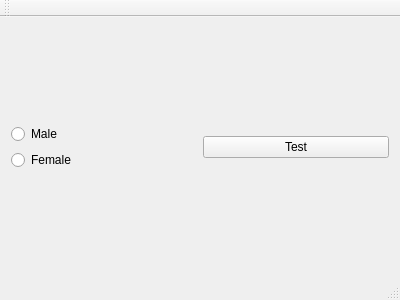
<?xml version="1.0" encoding="UTF-8"?>
<ui version="4.0">
 <class>radioButton</class>
 <widget class="QMainWindow" name="radioButton">
  <property name="geometry">
   <rect>
    <x>0</x>
    <y>0</y>
    <width>400</width>
    <height>300</height>
   </rect>
  </property>
  <property name="windowTitle">
   <string>radioButton</string>
  </property>
  <widget class="QWidget" name="centralWidget">
   <layout class="QVBoxLayout" name="verticalLayout_2">
    <item>
     <layout class="QHBoxLayout" name="horizontalLayout">
      <item>
       <layout class="QVBoxLayout" name="verticalLayout">
        <item>
         <widget class="QRadioButton" name="radioButton_2">
          <property name="text">
           <string>Male</string>
          </property>
         </widget>
        </item>
        <item>
         <widget class="QRadioButton" name="radioButton_3">
          <property name="text">
           <string>Female</string>
          </property>
         </widget>
        </item>
       </layout>
      </item>
      <item>
       <widget class="QPushButton" name="pushButton">
        <property name="text">
         <string>Test</string>
        </property>
       </widget>
      </item>
     </layout>
    </item>
   </layout>
  </widget>
  <widget class="QMenuBar" name="menuBar">
   <property name="geometry">
    <rect>
     <x>0</x>
     <y>0</y>
     <width>400</width>
     <height>20</height>
    </rect>
   </property>
  </widget>
  <widget class="QToolBar" name="mainToolBar">
   <attribute name="toolBarArea">
    <enum>TopToolBarArea</enum>
   </attribute>
   <attribute name="toolBarBreak">
    <bool>false</bool>
   </attribute>
  </widget>
  <widget class="QStatusBar" name="statusBar"/>
 </widget>
 <layoutdefault spacing="6" margin="11"/>
 <resources/>
 <connections/>
</ui>
